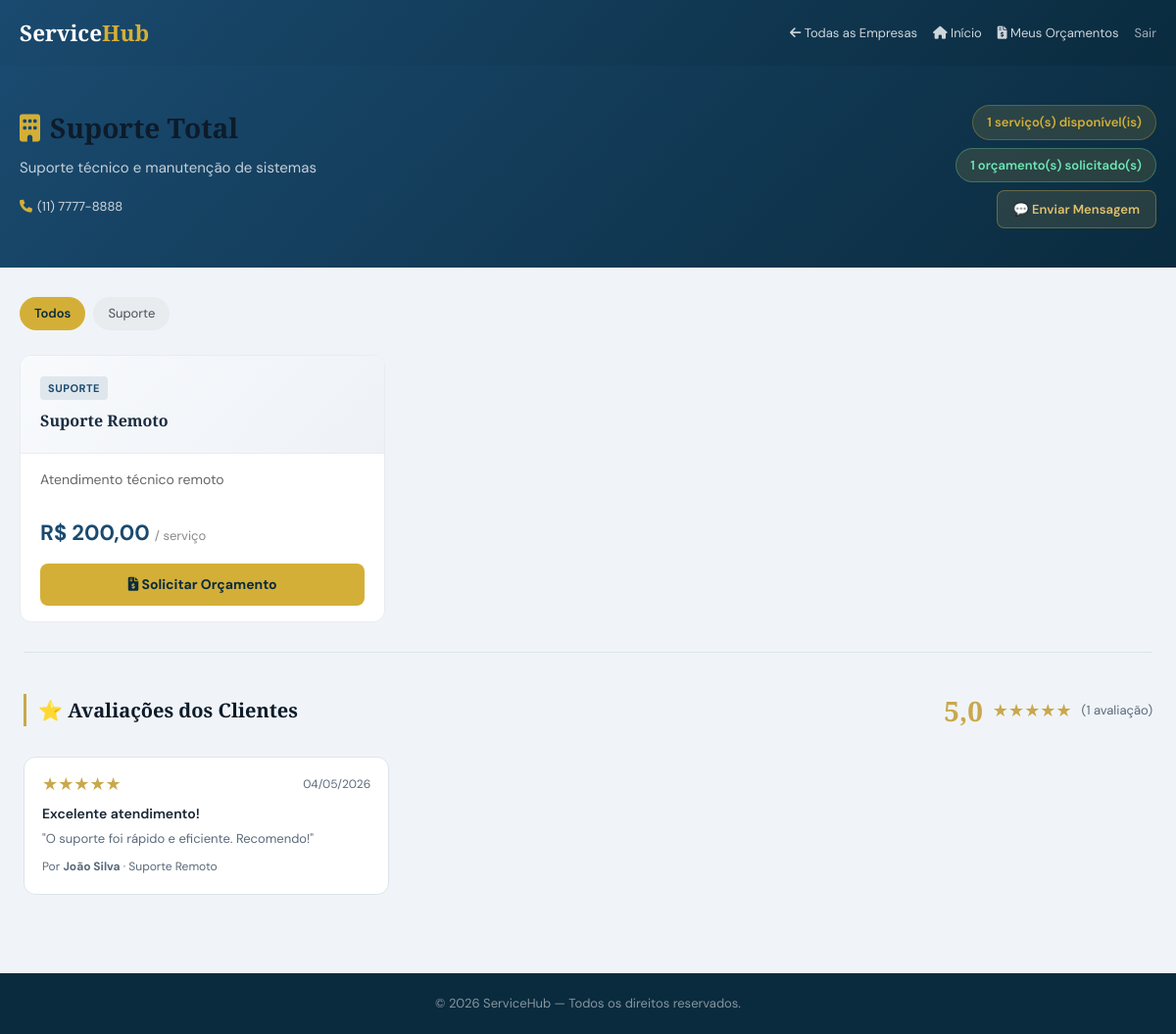
The app's page /clientes/empresa.php?id=3 (signed in) with its own data.
### tables this page shows
CREATE TABLE empresas (
    id INT AUTO_INCREMENT PRIMARY KEY,
    nome_empresa VARCHAR(100) NOT NULL,
    email VARCHAR(100) NOT NULL UNIQUE,
    senha VARCHAR(255) NOT NULL,
    cnpj VARCHAR(20) UNIQUE,
    telefone VARCHAR(20),
    endereco TEXT,
    descricao TEXT,
    logo VARCHAR(255),
    site VARCHAR(100),
    status TINYINT DEFAULT 1 COMMENT '1=Ativa, 0=Inativa',
    created_at TIMESTAMP DEFAULT CURRENT_TIMESTAMP,
    updated_at TIMESTAMP DEFAULT CURRENT_TIMESTAMP ON UPDATE CURRENT_TIMESTAMP
);

CREATE TABLE servicos (
    id INT AUTO_INCREMENT PRIMARY KEY,
    empresa_id INT,
    nome VARCHAR(100) NOT NULL,
    descricao TEXT,
    valor DECIMAL(10,2) NOT NULL,
    duracao_estimada INT COMMENT 'Duração em horas',
    categoria VARCHAR(50),
    status TINYINT DEFAULT 1 COMMENT '1=Ativo, 0=Inativo',
    created_at TIMESTAMP DEFAULT CURRENT_TIMESTAMP,
    updated_at TIMESTAMP DEFAULT CURRENT_TIMESTAMP ON UPDATE CURRENT_TIMESTAMP,
    FOREIGN KEY (empresa_id) REFERENCES empresas(id) ON DELETE CASCADE
);

CREATE TABLE avaliacoes (
    id            INT AUTO_INCREMENT PRIMARY KEY,
    orcamento_id  INT NOT NULL,
    cliente_id    INT NOT NULL,
    empresa_id    INT NOT NULL,
    nota          TINYINT NOT NULL COMMENT '1 a 5 estrelas',
    titulo        VARCHAR(100),
    comentario    TEXT,
    resposta      TEXT    COMMENT 'Resposta da empresa',
    created_at    TIMESTAMP DEFAULT CURRENT_TIMESTAMP,
    updated_at    TIMESTAMP DEFAULT CURRENT_TIMESTAMP ON UPDATE CURRENT_TIMESTAMP,
    CONSTRAINT nota_range CHECK (nota BETWEEN 1 AND 5),
    FOREIGN KEY (orcamento_id) REFERENCES orcamentos(id)  ON DELETE CASCADE,
    FOREIGN KEY (cliente_id)   REFERENCES clientes(id)    ON DELETE CASCADE,
    FOREIGN KEY (empresa_id)   REFERENCES empresas(id)    ON DELETE CASCADE,
    UNIQUE KEY uq_avaliacao_orcamento (orcamento_id)   
);

CREATE TABLE clientes (
    id INT AUTO_INCREMENT PRIMARY KEY,
    nome VARCHAR(100) NOT NULL,
    email VARCHAR(100) NOT NULL UNIQUE,
    senha VARCHAR(255) NOT NULL,
    telefone VARCHAR(20),
    endereco TEXT,
    cpf_cnpj VARCHAR(20),
    tipo ENUM('fisica','juridica') DEFAULT 'fisica',
    created_at TIMESTAMP DEFAULT CURRENT_TIMESTAMP,
    updated_at TIMESTAMP DEFAULT CURRENT_TIMESTAMP ON UPDATE CURRENT_TIMESTAMP
);

### clientes/empresa.php (the view, shortened to what this page needs)
<?php
require_once '../includes/config.php';
require_once '../includes/functions.php';
$empresa_id = (int)($_GET['id'] ?? 0);
$stmt = $pdo->prepare("SELECT * FROM empresas WHERE id = ? AND status = 1");
$stmt->execute([$empresa_id]);
$empresa = $stmt->fetch();
$catFiltro = trim($_GET['categoria'] ?? '');
$sqlSvc = "SELECT * FROM servicos WHERE empresa_id = ? AND status = 1";
$paramsSvc = [$empresa_id];
$sqlSvc .= " ORDER BY nome";
$stmtSvc = $pdo->prepare($sqlSvc);
$stmtSvc->execute($paramsSvc);
$servicos = $stmtSvc->fetchAll();
$categorias = $pdo->prepare(
    "SELECT DISTINCT categoria FROM servicos WHERE empresa_id = ? AND categoria IS NOT NULL AND categoria != '' AND status = 1 ORDER BY categoria"
);
$categorias->execute([$empresa_id]);
$categorias = $categorias->fetchAll(PDO::FETCH_COLUMN);
$cid = $_SESSION['cliente_id'];
$orcEmpresaStmt = $pdo->prepare("SELECT COUNT(*) FROM orcamentos WHERE cliente_id = ? AND empresa_id = ?");
$orcEmpresaStmt->execute([$cid, $empresa_id]);
$totalOrcEmpresa = $orcEmpresaStmt->fetchColumn();
$avalDados = mediaAvaliacoes($pdo, $empresa_id);
$avalStmt = $pdo->prepare("
    SELECT a.*, c.nome AS cliente_nome, s.nome AS servico_nome
    FROM avaliacoes a
    JOIN clientes c ON c.id = a.cliente_id
    JOIN orcamentos o ON o.id = a.orcamento_id
    LEFT JOIN servicos s ON s.id = o.servico_id
    WHERE a.empresa_id = ?
    ORDER BY a.created_at DESC LIMIT 6");
$avalStmt->execute([$empresa_id]);
$avaliacoes = $avalStmt->fetchAll();
?>
<!DOCTYPE html>
<html lang="pt-BR">
<head>
    <link rel="stylesheet" href="../css/estilo.css">
    <link rel="stylesheet" href="https://cdnjs.cloudflare.com/ajax/libs/font-awesome/6.0.0/css/all.min.css">
</head>
<body>
<nav class="navbar">
    <div class="inner">
        <h2 style="color:white; margin:0;">Service<span style="color:#d4af37;">Hub</span></h2>
        <div style="display:flex;gap:16px;align-items:center;flex-wrap:wrap;">
            <a href="empresas.php" style="color:rgba(255,255,255,.8);font-size:13px;">
                <i class="fas fa-arrow-left"></i> Todas as Empresas
            </a>
            <a href="../dashboard_cliente.php" style="color:rgba(255,255,255,.8);font-size:13px;">
                <i class="fas fa-home"></i> Início
            </a>
            <a href="../orcamentos/index.php" style="color:rgba(255,255,255,.8);font-size:13px;">
                <i class="fas fa-file-invoice-dollar"></i> Meus Orçamentos
            </a>
            <a href="../logout.php" style="color:rgba(255,255,255,.6);font-size:13px;">Sair</a>
        </div>
    </div>
</nav>
<div class="empresa-hero">
    <div class="inner">
        <div style="display:flex;justify-content:space-between;align-items:flex-start;flex-wrap:wrap;gap:16px;">
            <div>
                <h1><i class="fas fa-building" style="color:#d4af37;margin-right:10px;"></i><?= htmlspecialchars($empresa['nome_empresa']) ?></h1>
                <p><?= htmlspecialchars($empresa['descricao'] ?? 'Empresa especializada em serviços de qualidade.') ?></p>
                <div class="empresa-meta">
                    <?php if ($empresa['telefone']): ?><span><i class="fas fa-phone"></i><?= htmlspecialchars($empresa['telefone']) ?></span><?php endif; ?>
                </div>
            </div>
            <div style="display:flex;flex-direction:column;gap:8px;align-items:flex-end;">
                <span class="stat-pill"><?= count($servicos) ?> serviço(s) disponível(is)</span>
                <?php if ($totalOrcEmpresa > 0): ?>
                <span class="stat-pill" style="color:#6ee7b7;border-color:rgba(110,231,183,.3);">
                    <?= $totalOrcEmpresa ?> orçamento(s) solicitado(s)
                </span>
                <?php endif; ?>
                <a href="../chat/iniciar.php?empresa_id=<?=$empresa_id?>"
                   style="display:inline-flex;align-items:center;gap:6px;background:rgba(201,168,76,.15);border:1px solid rgba(201,168,76,.4);color:var(--gold-lt);border-radius:8px;padding:8px 16px;font-size:13px;font-weight:600;text-decoration:none;transition:all .2s;"
                   onmouseover="this.style.background='rgba(201,168,76,.3)'"
                   onmouseout="this.style.background='rgba(201,168,76,.15)'">
                  💬 Enviar Mensagem
                </a>
            </div>
        </div>
    </div>
</div>
<div class="main-content">
    <?php if (!empty($categorias)): ?>
    <div class="categorias-filtro">
        <a href="empresa.php?id=<?= $empresa_id ?>" class="categoria-btn <?= $catFiltro === '' ? 'active' : '' ?>">Todos</a>
        <?php foreach ($categorias as $cat): ?>
            <a href="empresa.php?id=<?= $empresa_id ?>&categoria=<?= urlencode($cat) ?>"
               class="categoria-btn <?= $catFiltro === $cat ? 'active' : '' ?>">
                <?= htmlspecialchars($cat) ?>
            </a>
        <?php endforeach; ?>
    </div>
    <?php endif; ?>
    <?php if (empty($servicos)): ?>
    <div class="empty-state">
        <i class="fas fa-briefcase" style="font-size:48px;display:block;margin-bottom:15px;color:#ccc;"></i>
        <h3>Nenhum serviço encontrado</h3>
        <p><?= $catFiltro ? 'Tente outra categoria.' : 'Esta empresa ainda não cadastrou serviços.' ?></p>
        <a href="empresas.php" style="color:#1a4a6f;">← Ver outras empresas</a>
    </div>
    <?php else: ?>
    <div class="servicos-grid">
        <?php foreach ($servicos as $s): ?>
        <div class="servico-card">
            <div class="servico-card-header">
                <?php if ($s['categoria']): ?>
                <span class="categoria-tag"><?= htmlspecialchars($s['categoria']) ?></span>
                <?php endif; ?>
                <h3><?= htmlspecialchars($s['nome']) ?></h3>
            </div>
            <div class="servico-card-body">
                <p class="servico-desc"><?= htmlspecialchars($s['descricao'] ?? 'Sem descrição disponível.') ?></p>
                <div class="servico-preco">
                    <?= formatMoney($s['valor']) ?>
                    <small>/ serviço</small>
                </div>
                <a href="../orcamentos/create.php?servico_id=<?= $s['id'] ?>&empresa_id=<?= $empresa_id ?>"
                   class="btn-solicitar">
                    <i class="fas fa-file-invoice-dollar"></i> Solicitar Orçamento
                </a>
            </div>
        </div>
        <?php endforeach; ?>
    </div>
    <?php endif; ?>
</div>
<div class="container" style="padding-top:0;">
  <div style="border-top:1px solid var(--border);padding-top:36px;margin-bottom:48px;">
    <div style="display:flex;align-items:center;justify-content:space-between;flex-wrap:wrap;gap:12px;margin-bottom:24px;">
      <h2 style="border-left:3px solid var(--gold);padding-left:12px;font-size:20px;">⭐ Avaliações dos Clientes</h2>
      <?php if ($avalDados['total'] > 0): ?>
        <div style="display:flex;align-items:center;gap:10px;">
          <span style="font-size:28px;font-weight:700;color:var(--gold);font-family:'Playfair Display',serif;"><?= number_format($avalDados['media'],1,',','') ?></span>
          <?= starRating($avalDados['media']) ?>
          <span style="font-size:13px;color:var(--text-muted);">(<?=$avalDados['total']?> avaliação<?= $avalDados['total']!=1?'ões':'' ?>)</span>
        </div>
      <?php endif; ?>
    </div>
    <?php if (empty($avaliacoes)): ?>
      <div style="text-align:center;padding:40px 20px;color:var(--text-muted);">
        <span style="font-size:40px;display:block;margin-bottom:10px;">💬</span>
        <p>Esta empresa ainda não possui avaliações.</p>
      </div>
    <?php else: ?>
      <div style="display:grid;grid-template-columns:repeat(auto-fill,minmax(300px,1fr));gap:16px;">
        <?php foreach ($avaliacoes as $av): ?>
        <div style="background:#fff;border:1px solid var(--border);border-radius:var(--radius);padding:18px;">
          <div style="display:flex;justify-content:space-between;align-items:flex-start;margin-bottom:8px;">
            <?= starRating($av['nota']) ?>
            <span style="font-size:12px;color:var(--text-muted);"><?= formatDate($av['created_at'],'d/m/Y') ?></span>
          </div>
          <?php if ($av['titulo']): ?>
            <div style="font-weight:600;font-size:14px;margin-bottom:4px;"><?= htmlspecialchars($av['titulo']) ?></div>
          <?php endif; ?>
          <?php if ($av['comentario']): ?>
            <p style="font-size:13px;color:var(--text-muted);line-height:1.6;margin-bottom:8px;">"<?= htmlspecialchars(mb_substr($av['comentario'],0,200)).(strlen($av['comentario'])>200?'…':'') ?>"</p>
          <?php endif; ?>
          <div style="font-size:12px;color:var(--text-muted);">
            Por <strong><?= htmlspecialchars($av['cliente_nome']) ?></strong>
            <?= $av['servico_nome'] ? '· '.$av['servico_nome'] : '' ?>
          </div>
        </div>
        <?php endforeach; ?>
      </div>
    <?php endif; ?>
  </div>
</div>
<footer style="background:#0a2b3e;color:rgba(255,255,255,.5);text-align:center;padding:20px;margin-top:0;font-size:13px;">
    © <?= date('Y') ?> ServiceHub — Todos os direitos reservados.
</footer>
</body>
</html>

### includes/functions.php (shortened to what this page needs)
<?php
function formatDate($date, $format = 'd/m/Y') {
    return (new DateTime($date))->format($format);
}
function formatMoney($value) {
    return 'R$ ' . number_format($value ?? 0, 2, ',', '.');
}
function starRating($nota, $small = false) {
    $size  = $small ? '14px' : '18px';
    $nota  = (float)$nota;
    $full  = (int)floor($nota);
    $half  = ($nota - $full) >= 0.4 ? 1 : 0;
    $empty = 5 - $full - $half;
    $html  = "<span class='stars' style='font-size:{$size};line-height:1;'>";
    $html .= str_repeat('<span style="color:#c9a84c;">★</span>', $full);
    $html .= str_repeat('<span style="color:#d0d8e0;">☆</span>', $empty);
    $html .= '</span>';
    return $html;
}
function mediaAvaliacoes($pdo, $empresa_id) {
    $stmt = $pdo->prepare("SELECT AVG(nota) AS media, COUNT(*) AS total FROM avaliacoes WHERE empresa_id = ?");
    $stmt->execute([$empresa_id]);
    return $stmt->fetch();
}

### css/estilo.css (style rules this page uses)
:root { --navy: #0d1b2a; --navy-mid: #132033; --navy-soft: #1a2d42; --gold: #c9a84c; --gold-lt: #e2c06e; --gold-dim: rgba(201,168,76,.15); --teal: #1e8a7a; --teal-lt: #26b09c; --red: #c0392b; --red-lt: #e74c3c; --green: #1a7a4a; --green-lt: #27ae60; --slate: #8fa3b8; --slate-lt: #b8ccd8; --surface: #ffffff; --bg: #f0f4f8; --border: #dde4ec; --text: #1a2533; --text-muted:#5a6a7a; --radius-sm: 6px; --radius: 12px; --radius-lg: 18px; --shadow-sm: 0 1px 4px rgba(13,27,42,.08); --shadow: 0 4px 20px rgba(13,27,42,.10); --shadow-lg: 0 12px 40px rgba(13,27,42,.14); --transition: .22s cubic-bezier(.4,0,.2,1); }
*, *::before, *::after { box-sizing: border-box; margin: 0; padding: 0; }
html { font-size: 15px; scroll-behavior: smooth; }
body { font-family: 'DM Sans', system-ui, sans-serif; background: var(--bg); color: var(--text); line-height: 1.65; -webkit-font-smoothing: antialiased; }
h1,h2,h3 { font-family: 'Playfair Display', Georgia, serif; color: var(--navy); }
a { color: var(--gold); text-decoration: none; transition: color var(--transition); }
.container { max-width: 1200px; margin: 0 auto; padding: 32px 24px; }

### clientes/empresa.php (style rules this page uses)
.navbar { background: linear-gradient(135deg, #1a4a6f 0%, #0a2b3e 100%); padding: 15px 0; position: sticky; top: 0; z-index: 100; }
.navbar .inner { max-width: 1280px; margin: 0 auto; padding: 0 20px; display: flex; justify-content: space-between; align-items: center; gap: 12px; flex-wrap: wrap; }
.empresa-hero { background: linear-gradient(135deg, #1a4a6f 0%, #0a2b3e 100%); color: white; padding: 40px 0; }
.empresa-hero .inner { max-width: 1280px; margin: 0 auto; padding: 0 20px; }
.empresa-hero h1 { font-size: 28px; margin-bottom: 6px; }
.empresa-hero p { color: rgba(255,255,255,.75); font-size: 15px; }
.empresa-meta { display: flex; flex-wrap: wrap; gap: 20px; margin-top: 16px; }
.empresa-meta span { font-size: 13px; color: rgba(255,255,255,.8); }
.empresa-meta i { color: #d4af37; margin-right: 5px; }
.stat-pill { background: rgba(212,175,55,.15); border: 1px solid rgba(212,175,55,.3); color: #d4af37; padding: 6px 14px; border-radius: 20px; font-size: 13px; font-weight: 600; }
.main-content { max-width: 1280px; margin: 0 auto; padding: 30px 20px; }
.categorias-filtro { display: flex; flex-wrap: wrap; gap: 8px; margin-bottom: 25px; }
.categoria-btn { padding: 6px 15px; background: #e9ecef; border-radius: 20px; text-decoration: none; color: #495057; font-size: 13px; transition: all 0.2s; }
.categoria-btn:hover, .categoria-btn.active { background: #d4af37; color: #0a2b3e; font-weight: 600; }
.servicos-grid { display: grid; grid-template-columns: repeat(auto-fill, minmax(280px, 1fr)); gap: 20px; }
.servico-card { background: white; border-radius: 12px; border: 1px solid #e9ecef; overflow: hidden; transition: all 0.3s; display: flex; flex-direction: column; }
.servico-card-header { background: linear-gradient(135deg, #f8fafc, #eef2f7); padding: 20px; border-bottom: 1px solid #e9ecef; }
.servico-card-header .categoria-tag { font-size: 11px; font-weight: 700; text-transform: uppercase; letter-spacing: 0.5px; color: #1a4a6f; background: rgba(26,74,111,.1); padding: 3px 8px; border-radius: 4px; display: inline-block; margin-bottom: 8px; }
.servico-card-header h3 { font-size: 16px; color: #1a2d42; margin: 0; }
.servico-card-body { padding: 16px 20px; flex: 1; display: flex; flex-direction: column; }
.servico-desc { color: #666; font-size: 14px; line-height: 1.5; flex: 1; margin-bottom: 14px; }
.servico-preco { font-size: 22px; font-weight: 700; color: #1a4a6f; margin: 12px 0; }
.servico-preco small { font-size: 13px; font-weight: 400; color: #888; }
.btn-solicitar { background: #d4af37; color: #0a2b3e; padding: 10px 16px; border-radius: 8px; text-decoration: none; text-align: center; font-weight: 700; font-size: 14px; transition: background 0.2s; display: block; }

### records on screen
empresas: nome_empresa "Suporte Total", descricao "Suporte técnico e manutenção de sistemas", telefone "(11) 7777-8888"
servicos: categoria "SUPORTE", nome "Suporte Remoto", descricao "Atendimento técnico remoto", valor "R$ 200,00"
avaliacoes: nota "★ ★ ★ ★ ★", created_at "04/05/2026", titulo "Excelente atendimento!", comentario "O suporte foi rápido e eficiente. Recomendo!", cliente.nome "João Silva", servicos.nome "Suporte Remoto"

### other values on screen
count($servicos) "1"
$totalOrcEmpresa "1"
$cat "Suporte"
$avalDados['media'] "5,0"
str_repeat('<span style="color:#c9a84c;">★</span>', $full) "★ ★ ★ ★ ★"
$avalDados['total'] "1"
